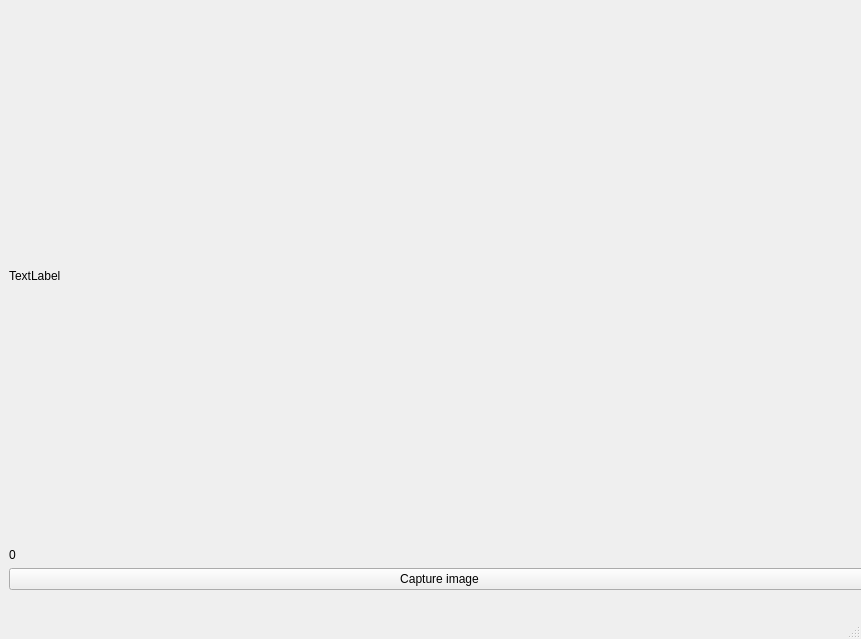
<?xml version="1.0" encoding="UTF-8"?>
<ui version="4.0">
 <class>MainWindow</class>
 <widget class="QMainWindow" name="MainWindow">
  <property name="geometry">
   <rect>
    <x>0</x>
    <y>0</y>
    <width>861</width>
    <height>639</height>
   </rect>
  </property>
  <property name="windowTitle">
   <string>Capture image</string>
  </property>
  <widget class="QWidget" name="centralwidget">
   <widget class="QWidget" name="verticalLayoutWidget">
    <property name="geometry">
     <rect>
      <x>9</x>
      <y>9</y>
      <width>861</width>
      <height>581</height>
     </rect>
    </property>
    <layout class="QVBoxLayout" name="verticalLayout" stretch="1,0,1">
     <item>
      <widget class="QLabel" name="imageView">
       <property name="text">
        <string>TextLabel</string>
       </property>
      </widget>
     </item>
     <item>
      <widget class="QLabel" name="label">
       <property name="text">
        <string>0</string>
       </property>
      </widget>
     </item>
     <item>
      <widget class="QPushButton" name="captureImageBtn">
       <property name="text">
        <string>Capture image</string>
       </property>
      </widget>
     </item>
    </layout>
   </widget>
  </widget>
  <widget class="QMenuBar" name="menubar">
   <property name="geometry">
    <rect>
     <x>0</x>
     <y>0</y>
     <width>861</width>
     <height>22</height>
    </rect>
   </property>
  </widget>
  <widget class="QStatusBar" name="statusbar"/>
 </widget>
 <resources/>
 <connections/>
</ui>
